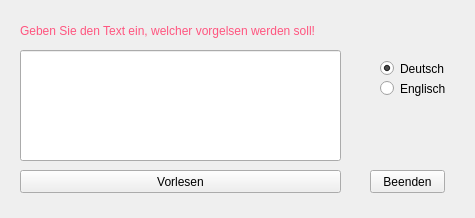
<?xml version="1.0" encoding="UTF-8"?>
<ui version="4.0">
 <class>Form</class>
 <widget class="QWidget" name="Form">
  <property name="geometry">
   <rect>
    <x>0</x>
    <y>0</y>
    <width>475</width>
    <height>218</height>
   </rect>
  </property>
  <property name="windowTitle">
   <string>Beispiel Sprachausgabe</string>
  </property>
  <widget class="QPushButton" name="btnClose">
   <property name="geometry">
    <rect>
     <x>370</x>
     <y>170</y>
     <width>75</width>
     <height>23</height>
    </rect>
   </property>
   <property name="text">
    <string>Beenden</string>
   </property>
  </widget>
  <widget class="QLabel" name="lblText">
   <property name="geometry">
    <rect>
     <x>20</x>
     <y>10</y>
     <width>341</width>
     <height>41</height>
    </rect>
   </property>
   <property name="styleSheet">
    <string notr="true">color: rgb(255, 85, 127);
font: 75 10pt &quot;MS Shell Dlg 2&quot;;</string>
   </property>
   <property name="text">
    <string>Geben Sie den Text ein, welcher vorgelsen werden soll!</string>
   </property>
  </widget>
  <widget class="QPushButton" name="btnRead">
   <property name="geometry">
    <rect>
     <x>20</x>
     <y>170</y>
     <width>321</width>
     <height>23</height>
    </rect>
   </property>
   <property name="text">
    <string>Vorlesen</string>
   </property>
  </widget>
  <widget class="QRadioButton" name="rbGerman">
   <property name="geometry">
    <rect>
     <x>380</x>
     <y>60</y>
     <width>82</width>
     <height>17</height>
    </rect>
   </property>
   <property name="text">
    <string>Deutsch</string>
   </property>
   <property name="checked">
    <bool>true</bool>
   </property>
  </widget>
  <widget class="QRadioButton" name="rbEnglish">
   <property name="geometry">
    <rect>
     <x>380</x>
     <y>80</y>
     <width>82</width>
     <height>17</height>
    </rect>
   </property>
   <property name="text">
    <string>Englisch</string>
   </property>
  </widget>
  <widget class="QLineEdit" name="txtText">
   <property name="geometry">
    <rect>
     <x>20</x>
     <y>50</y>
     <width>321</width>
     <height>111</height>
    </rect>
   </property>
   <property name="alignment">
    <set>Qt::AlignLeading|Qt::AlignLeft|Qt::AlignTop</set>
   </property>
  </widget>
 </widget>
 <resources/>
 <connections>
  <connection>
   <sender>btnClose</sender>
   <signal>clicked()</signal>
   <receiver>btnClose</receiver>
   <slot>click()</slot>
   <hints>
    <hint type="sourcelabel">
     <x>401</x>
     <y>183</y>
    </hint>
    <hint type="destinationlabel">
     <x>401</x>
     <y>183</y>
    </hint>
   </hints>
  </connection>
  <connection>
   <sender>btnRead</sender>
   <signal>clicked()</signal>
   <receiver>btnRead</receiver>
   <slot>click()</slot>
   <hints>
    <hint type="sourcelabel">
     <x>203</x>
     <y>179</y>
    </hint>
    <hint type="destinationlabel">
     <x>203</x>
     <y>179</y>
    </hint>
   </hints>
  </connection>
 </connections>
</ui>
